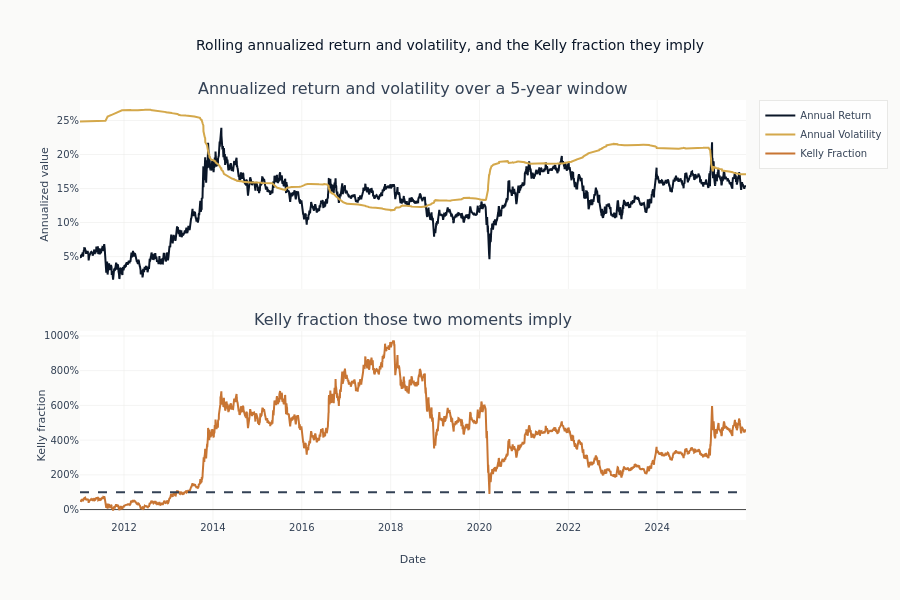

The cell this chart's notebook holds for it:
### Code cell
fig.update_xaxes(title_text="Date", row=2, col=1)
fig.update_yaxes(title_text="Annualized value", tickformat=".0%", row=1, col=1)
fig.update_yaxes(title_text="Kelly fraction", tickformat=".0%", row=2, col=1)
fig.update_layout(
    height=600,
    title="Rolling annualized return and volatility, and the Kelly fraction they imply",
)
show_plotly_with_alt(
    fig,
    "Two stacked panels against date: rolling annualized return and volatility on top, and the Kelly fraction they imply below, which swings across a very wide range with a reference line at one.",
)

print("\nKelly Fraction Statistics:")
print(f"  Mean: {np.mean(kelly_values):.1%}")
print(f"  Std:  {np.std(kelly_values):.1%}")
print(f"  Min:  {np.min(kelly_values):.1%}")
print(f"  Max:  {np.max(kelly_values):.1%}")

### Figure 1 — Plotly figure (JSON) as saved in the notebook; plotly's stock layout.template omitted (floating-point values rounded to 4 significant figures; data arrays with more than 128 entries replaced by an {"elided": "..."} marker saying what was removed)
{"data": [{"line": {"color": "#0a1628"}, "name": "Annual Return", "type": "scatter", "x": {"elided": "3771 str values"}, "xaxis": "x", "y": {"elided": "3771 float values"}, "yaxis": "y"}, {"line": {"color": "#D4A84B"}, "name": "Annual Volatility", "type": "scatter", "x": {"elided": "3771 str values"}, "xaxis": "x", "y": {"elided": "3771 float values"}, "yaxis": "y"}, {"line": {"color": "#C87533"}, "name": "Kelly Fraction", "type": "scatter", "x": {"elided": "3771 str values"}, "xaxis": "x2", "y": {"elided": "3771 float values"}, "yaxis": "y2"}], "layout": {"annotations": [{"font": {"size": 16}, "showarrow": false, "text": "Annualized return and volatility over a 5-year window", "x": 0.5, "xanchor": "center", "xref": "paper", "y": 1.0, "yanchor": "bottom", "yref": "paper"}, {"font": {"size": 16}, "showarrow": false, "text": "Kelly fraction those two moments imply", "x": 0.5, "xanchor": "center", "xref": "paper", "y": 0.45, "yanchor": "bottom", "yref": "paper"}], "height": 600, "shapes": [{"line": {"color": "#334155", "dash": "dash"}, "type": "line", "x0": 0, "x1": 1, "xref": "x2 domain", "y0": 1.0, "y1": 1.0, "yref": "y2"}], "title": {"text": "Rolling annualized return and volatility, and the Kelly fraction they imply"}, "xaxis": {"anchor": "y", "domain": [0.0, 1.0], "matches": "x2", "showticklabels": false}, "xaxis2": {"anchor": "y2", "domain": [0.0, 1.0], "title": {"text": "Date"}}, "yaxis": {"anchor": "x", "domain": [0.55, 1.0], "tickformat": ".0%", "title": {"text": "Annualized value"}}, "yaxis2": {"anchor": "x2", "domain": [0.0, 0.45], "tickformat": ".0%", "title": {"text": "Kelly fraction"}}}}
